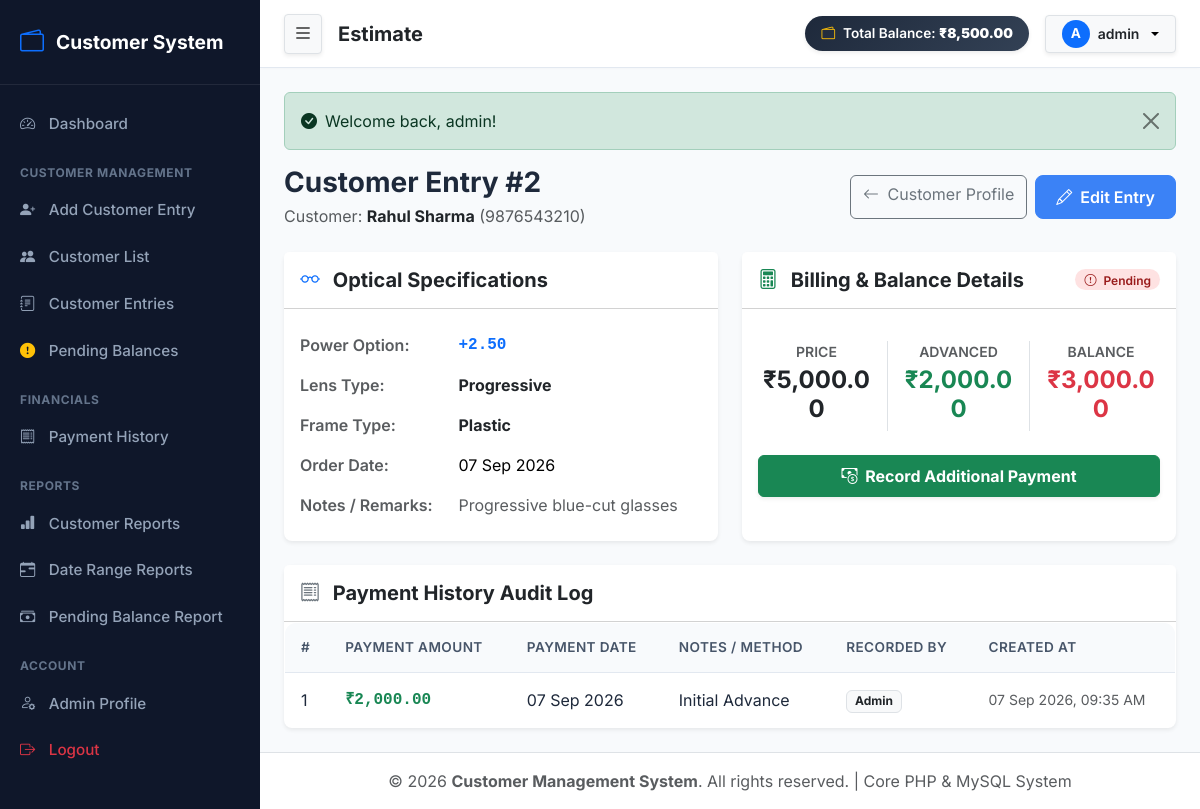
Screenshot of /entries/view.php?id=2 (signed in) with the database file from the repository.
### tables this page shows
CREATE TABLE customer_entries (
    id INT AUTO_INCREMENT PRIMARY KEY,
    customer_id INT NOT NULL,
    power_id INT NULL,
    lens_type_id INT NULL,
    frame_type_id INT NULL,
    entry_date DATE NOT NULL,
    price DECIMAL(10,2) NOT NULL DEFAULT 0.00,
    advanced DECIMAL(10,2) NOT NULL DEFAULT 0.00,
    balance DECIMAL(10,2) NOT NULL DEFAULT 0.00,
    status ENUM('Paid', 'Pending') NOT NULL DEFAULT 'Pending',
    notes TEXT NULL,
    created_at TIMESTAMP DEFAULT CURRENT_TIMESTAMP,
    updated_at TIMESTAMP DEFAULT CURRENT_TIMESTAMP ON UPDATE CURRENT_TIMESTAMP,
    FOREIGN KEY (customer_id) REFERENCES customers(id) ON DELETE CASCADE,
    FOREIGN KEY (power_id) REFERENCES powers(id) ON DELETE SET NULL,
    FOREIGN KEY (lens_type_id) REFERENCES lens_types(id) ON DELETE SET NULL,
    FOREIGN KEY (frame_type_id) REFERENCES frame_types(id) ON DELETE SET NULL,
    INDEX idx_customer_id (customer_id),
    INDEX idx_entry_date (entry_date),
    INDEX idx_status (status)
);

CREATE TABLE customers (
    id INT AUTO_INCREMENT PRIMARY KEY,
    name VARCHAR(100) NOT NULL,
    mobile VARCHAR(15) NOT NULL UNIQUE,
    created_at TIMESTAMP DEFAULT CURRENT_TIMESTAMP,
    updated_at TIMESTAMP DEFAULT CURRENT_TIMESTAMP ON UPDATE CURRENT_TIMESTAMP,
    INDEX idx_mobile (mobile),
    INDEX idx_name (name)
);

CREATE TABLE powers (
    id INT AUTO_INCREMENT PRIMARY KEY,
    name VARCHAR(50) NOT NULL UNIQUE,
    status ENUM('active', 'inactive') NOT NULL DEFAULT 'active',
    created_at TIMESTAMP DEFAULT CURRENT_TIMESTAMP,
    updated_at TIMESTAMP DEFAULT CURRENT_TIMESTAMP ON UPDATE CURRENT_TIMESTAMP
);

CREATE TABLE lens_types (
    id INT AUTO_INCREMENT PRIMARY KEY,
    name VARCHAR(100) NOT NULL UNIQUE,
    status ENUM('active', 'inactive') NOT NULL DEFAULT 'active',
    created_at TIMESTAMP DEFAULT CURRENT_TIMESTAMP,
    updated_at TIMESTAMP DEFAULT CURRENT_TIMESTAMP ON UPDATE CURRENT_TIMESTAMP
);

CREATE TABLE frame_types (
    id INT AUTO_INCREMENT PRIMARY KEY,
    name VARCHAR(100) NOT NULL UNIQUE,
    status ENUM('active', 'inactive') NOT NULL DEFAULT 'active',
    created_at TIMESTAMP DEFAULT CURRENT_TIMESTAMP,
    updated_at TIMESTAMP DEFAULT CURRENT_TIMESTAMP ON UPDATE CURRENT_TIMESTAMP
);

CREATE TABLE payments (
    id INT AUTO_INCREMENT PRIMARY KEY,
    customer_entry_id INT NOT NULL,
    customer_id INT NOT NULL,
    amount DECIMAL(10,2) NOT NULL,
    payment_date DATE NOT NULL,
    notes VARCHAR(255) NULL,
    created_by VARCHAR(50) DEFAULT 'Admin',
    created_at TIMESTAMP DEFAULT CURRENT_TIMESTAMP,
    FOREIGN KEY (customer_entry_id) REFERENCES customer_entries(id) ON DELETE CASCADE,
    FOREIGN KEY (customer_id) REFERENCES customers(id) ON DELETE CASCADE,
    INDEX idx_entry_id (customer_entry_id),
    INDEX idx_pay_cust_id (customer_id)
);

### entries/view.php (the view, shortened to what this page needs)
<?php
require_once __DIR__ . '/../includes/header.php';
$db = Database::getConnection();
$entryId = (int)($_GET['id'] ?? 0);
$stmt = $db->prepare("
    SELECT
        ce.*,
        c.name as customer_name, c.mobile as customer_mobile,
        p.name as power_name,
        lt.name as lens_type_name,
        ft.name as frame_type_name
    FROM customer_entries ce
    JOIN customers c ON ce.customer_id = c.id
    LEFT JOIN powers p ON ce.power_id = p.id
    LEFT JOIN lens_types lt ON ce.lens_type_id = lt.id
    LEFT JOIN frame_types ft ON ce.frame_type_id = ft.id
    WHERE ce.id = ?
");
$stmt->execute([$entryId]);
$entry = $stmt->fetch();
$payStmt = $db->prepare("SELECT * FROM payments WHERE customer_entry_id = ? ORDER BY id ASC");
$payStmt->execute([$entryId]);
$payments = $payStmt->fetchAll();
?>
<div class="d-flex justify-content-between align-items-center mb-4">
    <div>
        <h3 class="fw-bold mb-1">Customer Entry #<?php echo $entry['id']; ?></h3>
        <p class="text-muted m-0">Customer: <strong><a href="../customers/view.php?id=<?php echo $entry['customer_id']; ?>" class="text-dark text-decoration-none"><?php echo htmlspecialchars($entry['customer_name']); ?></a></strong> (<?php echo htmlspecialchars($entry['customer_mobile']); ?>)</p>
    </div>
    <div class="d-flex gap-2">
        <a href="../customers/view.php?id=<?php echo $entry['customer_id']; ?>" class="btn btn-outline-secondary">
            <i class="bi bi-arrow-left me-1"></i> Customer Profile
        </a>
        <a href="edit.php?id=<?php echo $entry['id']; ?>" class="btn btn-primary">
            <i class="bi bi-pencil me-1"></i> Edit Entry
        </a>
    </div>
</div>
<div class="row g-4 mb-4">
    <div class="col-12 col-md-6">
        <div class="card border-0 shadow-sm rounded-3 h-100">
            <div class="card-header bg-white py-3">
                <h5 class="fw-bold m-0 text-dark"><i class="bi bi-eyeglasses text-primary me-2"></i> Optical Specifications</h5>
            </div>
            <div class="card-body">
                <table class="table table-borderless m-0">
                    <tr>
                        <td class="text-muted fw-semibold ps-0">Power Option:</td>
                        <td class="font-monospace fw-bold text-primary fs-6"><?php echo htmlspecialchars($entry['power_name'] ?? 'N/A'); ?></td>
                    </tr>
                    <tr>
                        <td class="text-muted fw-semibold ps-0">Lens Type:</td>
                        <td class="fw-bold text-dark"><?php echo htmlspecialchars($entry['lens_type_name'] ?? 'N/A'); ?></td>
                    </tr>
                    <tr>
                        <td class="text-muted fw-semibold ps-0">Frame Type:</td>
                        <td class="fw-bold text-dark"><?php echo htmlspecialchars($entry['frame_type_name'] ?? 'N/A'); ?></td>
                    </tr>
                    <tr>
                        <td class="text-muted fw-semibold ps-0">Order Date:</td>
                        <td><?php echo date('d M Y', strtotime($entry['entry_date'])); ?></td>
                    </tr>
                    <tr>
                        <td class="text-muted fw-semibold ps-0">Notes / Remarks:</td>
                        <td class="text-muted"><?php echo !empty($entry['notes']) ? nl2br(htmlspecialchars($entry['notes'])) : 'None'; ?></td>
                    </tr>
                </table>
            </div>
        </div>
    </div>
    <div class="col-12 col-md-6">
        <div class="card border-0 shadow-sm rounded-3 h-100">
            <div class="card-header bg-white py-3 d-flex justify-content-between align-items-center">
                <h5 class="fw-bold m-0 text-dark"><i class="bi bi-calculator text-success me-2"></i> Billing & Balance Details</h5>
                <?php if ($entry['status'] === 'Paid'): ?>
                    <span class="badge badge-status-paid"><i class="bi bi-check-circle me-1"></i> Paid</span>
                <?php else: ?>
                    <span class="badge badge-status-pending"><i class="bi bi-exclamation-circle me-1"></i> Pending</span>
                <?php endif; ?>
            </div>
            <div class="card-body">
                <div class="row text-center my-3">
                    <div class="col-4 border-end">
                        <span class="text-muted small fw-semibold text-uppercase d-block">Price</span>
                        <h4 class="fw-bold text-dark mt-1"><?php echo formatCurrency($entry['price']); ?></h4>
                    </div>
                    <div class="col-4 border-end">
                        <span class="text-muted small fw-semibold text-uppercase d-block">Advanced</span>
                        <h4 class="fw-bold text-success mt-1"><?php echo formatCurrency($entry['advanced']); ?></h4>
                    </div>
                    <div class="col-4">
                        <span class="text-muted small fw-semibold text-uppercase d-block">Balance</span>
                        <h4 class="fw-bold <?php echo ($entry['balance'] > 0) ? 'text-danger' : 'text-muted'; ?> mt-1">
                            <?php echo formatCurrency($entry['balance']); ?>
                        </h4>
                    </div>
                </div>
                <?php if ($entry['balance'] > 0): ?>
                    <div class="d-grid mt-4">
                        <button class="btn btn-success fw-bold py-2 shadow-sm" data-bs-toggle="modal" data-bs-target="#payModal">
                            <i class="bi bi-cash-coin me-1"></i> Record Additional Payment
                        </button>
                    </div>
                <?php endif; ?>
            </div>
        </div>
    </div>
</div>
<div class="card border-0 shadow-sm rounded-3">
    <div class="card-header bg-white py-3">
        <h5 class="fw-bold m-0 text-dark"><i class="bi bi-receipt text-secondary me-2"></i> Payment History Audit Log</h5>
    </div>
    <div class="table-responsive">
        <table class="table table-custom mb-0">
            <thead>
                <tr>
                    <th>#</th>
                    <th>Payment Amount</th>
                    <th>Payment Date</th>
                    <th>Notes / Method</th>
                    <th>Recorded By</th>
                    <th>Created At</th>
                </tr>
            </thead>
            <tbody>
                <?php if (empty($payments)): ?>
                    <tr>
                        <td colspan="6" class="text-center py-4 text-muted">No payments logged for this entry yet.</td>
                    </tr>
                <?php else: ?>
                    <?php foreach ($payments as $idx => $p): ?>
                        <tr>
                            <td><?php echo $idx + 1; ?></td>
                            <td class="fw-bold text-success font-monospace fs-6"><?php echo formatCurrency($p['amount']); ?></td>
                            <td><?php echo date('d M Y', strtotime($p['payment_date'])); ?></td>
                            <td><?php echo htmlspecialchars($p['notes'] ?? 'N/A'); ?></td>
                            <td><span class="badge bg-light text-dark border"><?php echo htmlspecialchars($p['created_by']); ?></span></td>
                            <td class="small text-muted"><?php echo date('d M Y, h:i A', strtotime($p['created_at'])); ?></td>
                        </tr>
                    <?php endforeach; ?>
                <?php endif; ?>
            </tbody>
        </table>
    </div>
</div>
<?php require_once __DIR__ . '/../includes/footer.php'; ?>

### assets/css/style.css (style rules this page uses)
:root { --primary-color: #3b82f6; --primary-hover: #2563eb; --dark-sidebar: #0f172a; --sidebar-text: #94a3b8; --sidebar-text-active: #ffffff; --bg-body: #f8fafc; --card-bg: #ffffff; --border-color: #e2e8f0; --text-primary: #1e293b; --text-muted: #64748b; --success-color: #10b981; --warning-color: #f59e0b; --danger-color: #ef4444; }
body { font-family: 'Inter', system-ui, -apple-system, sans-serif; background-color: var(--bg-body); color: var(--text-primary); min-height: 100vh; margin: 0; }
.badge-status-pending { background-color: #fee2e2; color: #991b1b; font-weight: 600; padding: 0.35em 0.75em; border-radius: 50rem; }
.table-custom { background: #ffffff; border-radius: 0.75rem; overflow: hidden; border: 1px solid var(--border-color); }
.table-custom th { background-color: #f8fafc; color: #475569; font-weight: 600; font-size: 0.85rem; text-transform: uppercase; letter-spacing: 0.03em; border-bottom: 1px solid var(--border-color); padding: 0.9rem 1rem; }
.table-custom td { padding: 0.9rem 1rem; vertical-align: middle; color: var(--text-primary); border-bottom: 1px solid #f1f5f9; }
.table-custom tr:last-child td { border-bottom: none; }
.btn-primary { background-color: var(--primary-color); border-color: var(--primary-color); font-weight: 600; border-radius: 0.5rem; padding: 0.55rem 1.25rem; }

### rows the page displays
customer_entries: id "2", customer.name "Rahul Sharma", customer.mobile "9876543210", power.name "+2.50", lens_type.name "Progressive", frame_type.name "Plastic", entry_date "07 Sep 2026", notes "Progressive blue-cut glasses", price "₹5,000.00", advanced "₹2,000.00", balance "₹3,000.00"
payments: amount "₹2,000.00", payment_date "07 Sep 2026", notes "Initial Advance", created_by "Admin", created_at "07 Sep 2026, 09:35 AM"

### other values shown
formatCurrency($headerStats['total_balance'] ?? 0) "₹8,500.00"
substr($adminName, 0, 1) "A"
$adminName "admin"
$_SESSION['flash_success'] "Welcome back, admin!"
